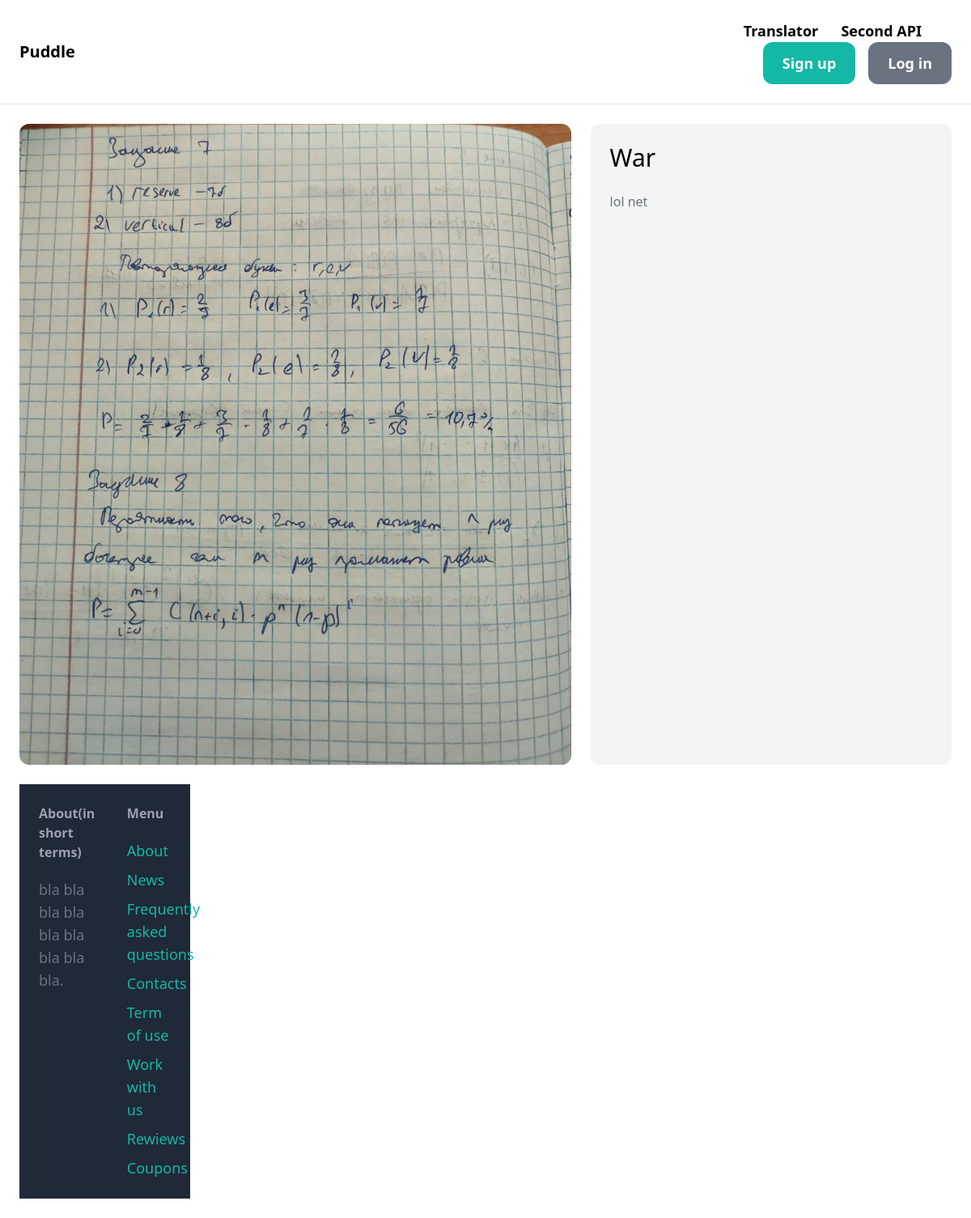
The page /news/1/ on the database its author committed.
### toys/models.py (models this page shows, shortened)
class News(models.Model):
    id = models.AutoField(primary_key=True)
    article=models.CharField(max_length=200)
    text=models.TextField()
    image=models.ImageField(upload_to='news_images/',blank=True,null=True,default='news_images/photo_2023-05-23_14-28-57.jpg')

### toys/views.py (the view)
# urls.py: path('news/<int:id>/', news_detail, name='news_detail'),
def news_detail(request, id):
    news = get_object_or_404(News, pk=id)
    return render(request, 'toys/news_detail.html', {'news': news})

### toys/templates/toys/news_detail.html
{% extends 'core/base.html' %}
{% block content %}
<div class="grid grid-cols-5 gap-6">
    <div class="col-span-3">
        <img src="{{ news.image.url }}" class="rounded-xl">
    </div>
    <div class="col-span-2 p-6 bg-gray-100 rounded-xl">
        <h1 class="mb-6 text-3xl">{{ news.article }}</h1>
        <p class="text-gray-500"><strong> </strong>{{ news.text }}</p>
{% endblock %}

### rows shown on the page
News: image (picture), article "War", text "lol net"
